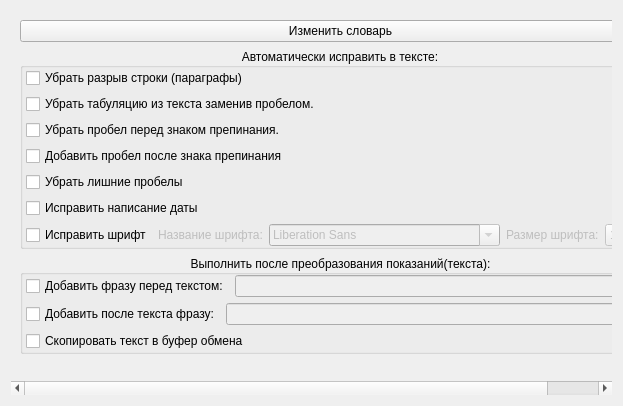
<?xml version="1.0" encoding="UTF-8"?>
<ui version="4.0">
 <class>TabSettingConverterText</class>
 <widget class="QWidget" name="TabSettingConverterText">
  <property name="geometry">
   <rect>
    <x>0</x>
    <y>0</y>
    <width>623</width>
    <height>406</height>
   </rect>
  </property>
  <property name="windowTitle">
   <string>Настройки конвертера показаний</string>
  </property>
  <property name="windowIcon">
   <iconset resource="res.qrc">
    <normaloff>:/ico/icons/setting_conver.png</normaloff>:/ico/icons/setting_conver.png</iconset>
  </property>
  <property name="toolTip">
   <string>Виджет с настройками конвертера показаний.</string>
  </property>
  <layout class="QVBoxLayout" name="verticalLayout_2">
   <item>
    <widget class="QScrollArea" name="scrollArea">
     <property name="frameShape">
      <enum>QFrame::NoFrame</enum>
     </property>
     <property name="widgetResizable">
      <bool>true</bool>
     </property>
     <widget class="QWidget" name="scrollAreaWidgetContents">
      <property name="geometry">
       <rect>
        <x>0</x>
        <y>0</y>
        <width>605</width>
        <height>388</height>
       </rect>
      </property>
      <layout class="QVBoxLayout" name="verticalLayout_4">
       <item>
        <widget class="QPushButton" name="pbnt_edit_dictionary">
         <property name="toolTip">
          <string>Вызвать окно изменения словаря для замены при преобразовании показаний.</string>
         </property>
         <property name="text">
          <string>Изменить словарь</string>
         </property>
         <property name="icon">
          <iconset resource="res.qrc">
           <normaloff>:/ico/icons/conver_ico_1.png</normaloff>:/ico/icons/conver_ico_1.png</iconset>
         </property>
         <property name="iconSize">
          <size>
           <width>24</width>
           <height>24</height>
          </size>
         </property>
        </widget>
       </item>
       <item>
        <widget class="QGroupBox" name="gb_correct_text">
         <property name="toolTip">
          <string>Определяет действия программы по автоматическому исправлению текста.</string>
         </property>
         <property name="title">
          <string>Автоматически исправить в тексте:</string>
         </property>
         <property name="alignment">
          <set>Qt::AlignCenter</set>
         </property>
         <property name="flat">
          <bool>true</bool>
         </property>
         <layout class="QVBoxLayout" name="verticalLayout">
          <property name="leftMargin">
           <number>3</number>
          </property>
          <property name="topMargin">
           <number>0</number>
          </property>
          <property name="rightMargin">
           <number>3</number>
          </property>
          <property name="bottomMargin">
           <number>0</number>
          </property>
          <item>
           <widget class="QCheckBox" name="chb_rm_breaks">
            <property name="toolTip">
             <string>Определяет необходимость объединения параграфов в один сплошной текст.</string>
            </property>
            <property name="text">
             <string>Убрать разрыв строки (параграфы)</string>
            </property>
           </widget>
          </item>
          <item>
           <widget class="QCheckBox" name="chb_rm_tabs">
            <property name="toolTip">
             <string>Определяет необходимость замены табуляции в тексте пробелом.</string>
            </property>
            <property name="text">
             <string>Убрать табуляцию из текста заменив пробелом.</string>
            </property>
           </widget>
          </item>
          <item>
           <widget class="QCheckBox" name="chb_rm_space_before_mark">
            <property name="toolTip">
             <string>Определяет необходимость уборки знака препинания перед знаком препинания.</string>
            </property>
            <property name="text">
             <string>Убрать пробел перед знаком препинания.</string>
            </property>
           </widget>
          </item>
          <item>
           <widget class="QCheckBox" name="chb_add_space_after_mark">
            <property name="toolTip">
             <string>Определяет необходимость добавления пробела после знака препинания.</string>
            </property>
            <property name="text">
             <string>Добавить пробел после знака препинания</string>
            </property>
           </widget>
          </item>
          <item>
           <widget class="QCheckBox" name="chb_rm_double_space">
            <property name="toolTip">
             <string>Определяет необходимость уборки в редакторе лишних пробелов..</string>
            </property>
            <property name="text">
             <string>Убрать лишние пробелы</string>
            </property>
           </widget>
          </item>
          <item>
           <widget class="QCheckBox" name="chb_convert_date">
            <property name="toolTip">
             <string>Определяет необходимость исправления написания даты в редакторе.</string>
            </property>
            <property name="text">
             <string>Исправить написание даты</string>
            </property>
           </widget>
          </item>
          <item>
           <layout class="QHBoxLayout" name="horizontalLayout">
            <property name="leftMargin">
             <number>0</number>
            </property>
            <item>
             <widget class="QCheckBox" name="chb_fix_font">
              <property name="toolTip">
               <string>Определяет необходимость автоматического исправления шрифта (типа и размера) текста в редакторе.</string>
              </property>
              <property name="text">
               <string>Исправить шрифт</string>
              </property>
             </widget>
            </item>
            <item>
             <widget class="QLabel" name="l_font_name">
              <property name="enabled">
               <bool>false</bool>
              </property>
              <property name="text">
               <string>Название шрифта:</string>
              </property>
             </widget>
            </item>
            <item>
             <widget class="QFontComboBox" name="fcb_font_name">
              <property name="enabled">
               <bool>false</bool>
              </property>
              <property name="sizePolicy">
               <sizepolicy hsizetype="Expanding" vsizetype="Fixed">
                <horstretch>0</horstretch>
                <verstretch>0</verstretch>
               </sizepolicy>
              </property>
              <property name="toolTip">
               <string>Определяет тип(название) шрифта для исправления в редакторе.</string>
              </property>
             </widget>
            </item>
            <item>
             <widget class="QLabel" name="l_font_size">
              <property name="enabled">
               <bool>false</bool>
              </property>
              <property name="text">
               <string>Размер шрифта:</string>
              </property>
             </widget>
            </item>
            <item>
             <widget class="QComboBox" name="cmb_font_size">
              <property name="enabled">
               <bool>false</bool>
              </property>
              <property name="sizePolicy">
               <sizepolicy hsizetype="Minimum" vsizetype="Fixed">
                <horstretch>0</horstretch>
                <verstretch>0</verstretch>
               </sizepolicy>
              </property>
              <property name="minimumSize">
               <size>
                <width>50</width>
                <height>0</height>
               </size>
              </property>
              <property name="toolTip">
               <string>Определяет размер шрифта для исправления в текстовом редакторе.</string>
              </property>
              <item>
               <property name="text">
                <string>12</string>
               </property>
              </item>
              <item>
               <property name="text">
                <string>13</string>
               </property>
              </item>
              <item>
               <property name="text">
                <string>14</string>
               </property>
              </item>
              <item>
               <property name="text">
                <string>15</string>
               </property>
              </item>
              <item>
               <property name="text">
                <string>16</string>
               </property>
              </item>
             </widget>
            </item>
           </layout>
          </item>
         </layout>
        </widget>
       </item>
       <item>
        <widget class="QGroupBox" name="gb_after_conversion">
         <property name="toolTip">
          <string>Определяет действия программы после выполнения конвертирования текста.</string>
         </property>
         <property name="title">
          <string>Выполнить после преобразования показаний(текста):</string>
         </property>
         <property name="alignment">
          <set>Qt::AlignCenter</set>
         </property>
         <property name="flat">
          <bool>true</bool>
         </property>
         <layout class="QVBoxLayout" name="verticalLayout_3">
          <property name="leftMargin">
           <number>3</number>
          </property>
          <property name="topMargin">
           <number>0</number>
          </property>
          <property name="rightMargin">
           <number>3</number>
          </property>
          <property name="bottomMargin">
           <number>0</number>
          </property>
          <item>
           <layout class="QHBoxLayout" name="horizontalLayout_2">
            <item>
             <widget class="QCheckBox" name="chb_add_before_text">
              <property name="toolTip">
               <string>Определяет добавление фразы из текстового поля перед текстом в редакторе.</string>
              </property>
              <property name="text">
               <string>Добавить фразу перед текстом:</string>
              </property>
             </widget>
            </item>
            <item>
             <widget class="QLineEdit" name="lne_phrase_before">
              <property name="enabled">
               <bool>false</bool>
              </property>
              <property name="toolTip">
               <string>Напишите фразу для вставки перед текстом в редакторе после преобразования показаний.</string>
              </property>
             </widget>
            </item>
           </layout>
          </item>
          <item>
           <layout class="QHBoxLayout" name="horizontalLayout_3">
            <item>
             <widget class="QCheckBox" name="chb_add_after_text">
              <property name="toolTip">
               <string>Определяет добавление в редакторе после текста фразы из текстового поля.</string>
              </property>
              <property name="text">
               <string>Добавить после текста фразу:</string>
              </property>
             </widget>
            </item>
            <item>
             <widget class="QLineEdit" name="lne_phrase_after">
              <property name="enabled">
               <bool>false</bool>
              </property>
              <property name="toolTip">
               <string>Напишите фразу для вставки после текста в редакторе после преобразования показаний.</string>
              </property>
             </widget>
            </item>
           </layout>
          </item>
          <item>
           <widget class="QCheckBox" name="chb_copy_to_clipboard">
            <property name="toolTip">
             <string>Определяет нужно ли копировать преобразованный текст в буфер обмена</string>
            </property>
            <property name="statusTip">
             <string/>
            </property>
            <property name="text">
             <string>Скопировать текст в буфер обмена</string>
            </property>
           </widget>
          </item>
         </layout>
        </widget>
       </item>
       <item>
        <spacer name="verticalSpacer">
         <property name="orientation">
          <enum>Qt::Vertical</enum>
         </property>
         <property name="sizeHint" stdset="0">
          <size>
           <width>20</width>
           <height>63</height>
          </size>
         </property>
        </spacer>
       </item>
      </layout>
     </widget>
    </widget>
   </item>
  </layout>
 </widget>
 <resources>
  <include location="res.qrc"/>
 </resources>
 <connections>
  <connection>
   <sender>pbnt_edit_dictionary</sender>
   <signal>clicked()</signal>
   <receiver>TabSettingConverterText</receiver>
   <slot>editingReplacementWords()</slot>
   <hints>
    <hint type="sourcelabel">
     <x>277</x>
     <y>17</y>
    </hint>
    <hint type="destinationlabel">
     <x>326</x>
     <y>36</y>
    </hint>
   </hints>
  </connection>
  <connection>
   <sender>chb_fix_font</sender>
   <signal>stateChanged(int)</signal>
   <receiver>TabSettingConverterText</receiver>
   <slot>_switchElements()</slot>
   <hints>
    <hint type="sourcelabel">
     <x>62</x>
     <y>204</y>
    </hint>
    <hint type="destinationlabel">
     <x>83</x>
     <y>218</y>
    </hint>
   </hints>
  </connection>
  <connection>
   <sender>chb_add_before_text</sender>
   <signal>stateChanged(int)</signal>
   <receiver>TabSettingConverterText</receiver>
   <slot>_switchElements()</slot>
   <hints>
    <hint type="sourcelabel">
     <x>22</x>
     <y>243</y>
    </hint>
    <hint type="destinationlabel">
     <x>186</x>
     <y>218</y>
    </hint>
   </hints>
  </connection>
  <connection>
   <sender>chb_add_after_text</sender>
   <signal>stateChanged(int)</signal>
   <receiver>TabSettingConverterText</receiver>
   <slot>_switchElements()</slot>
   <hints>
    <hint type="sourcelabel">
     <x>20</x>
     <y>270</y>
    </hint>
    <hint type="destinationlabel">
     <x>285</x>
     <y>218</y>
    </hint>
   </hints>
  </connection>
 </connections>
 <slots>
  <slot>editingReplacementWords()</slot>
  <slot>_switchElements()</slot>
 </slots>
</ui>
